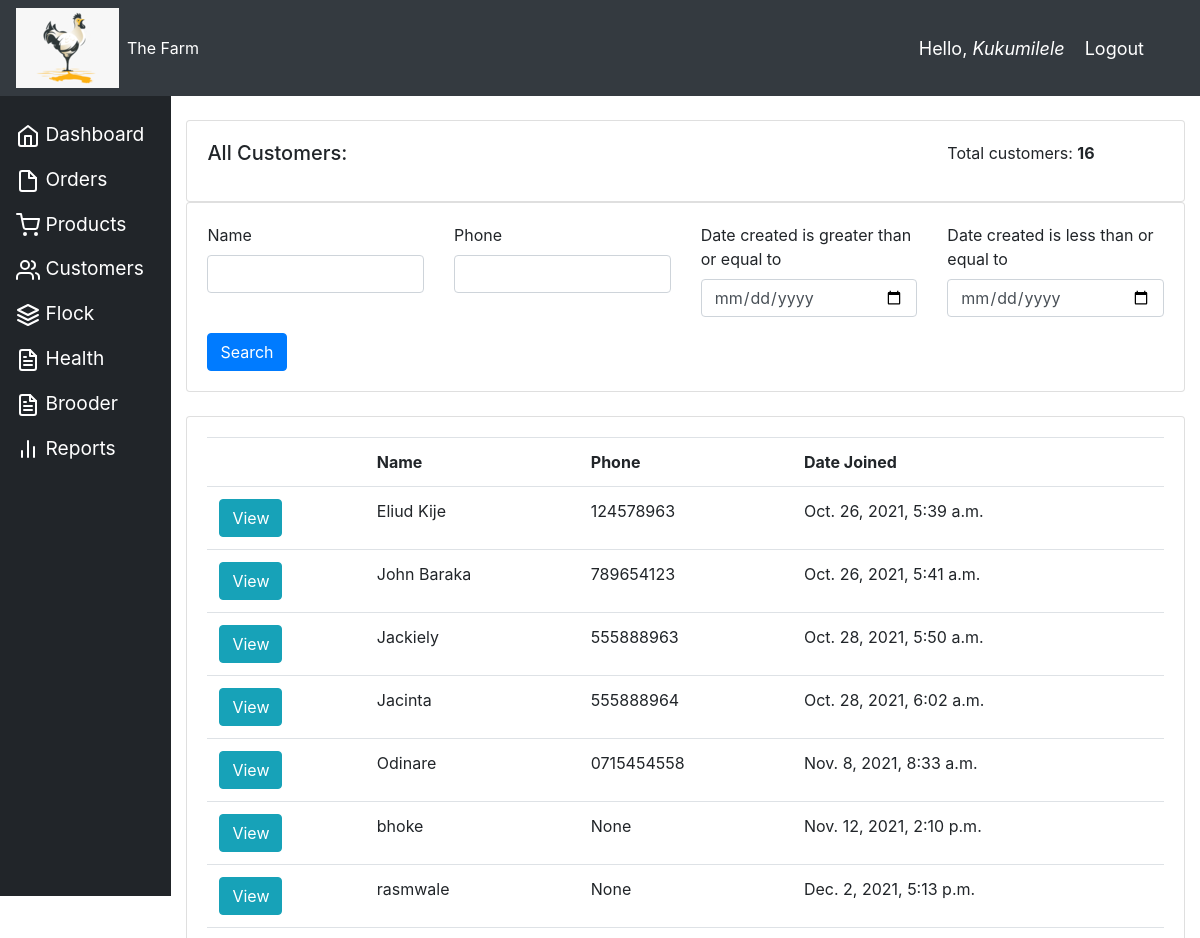
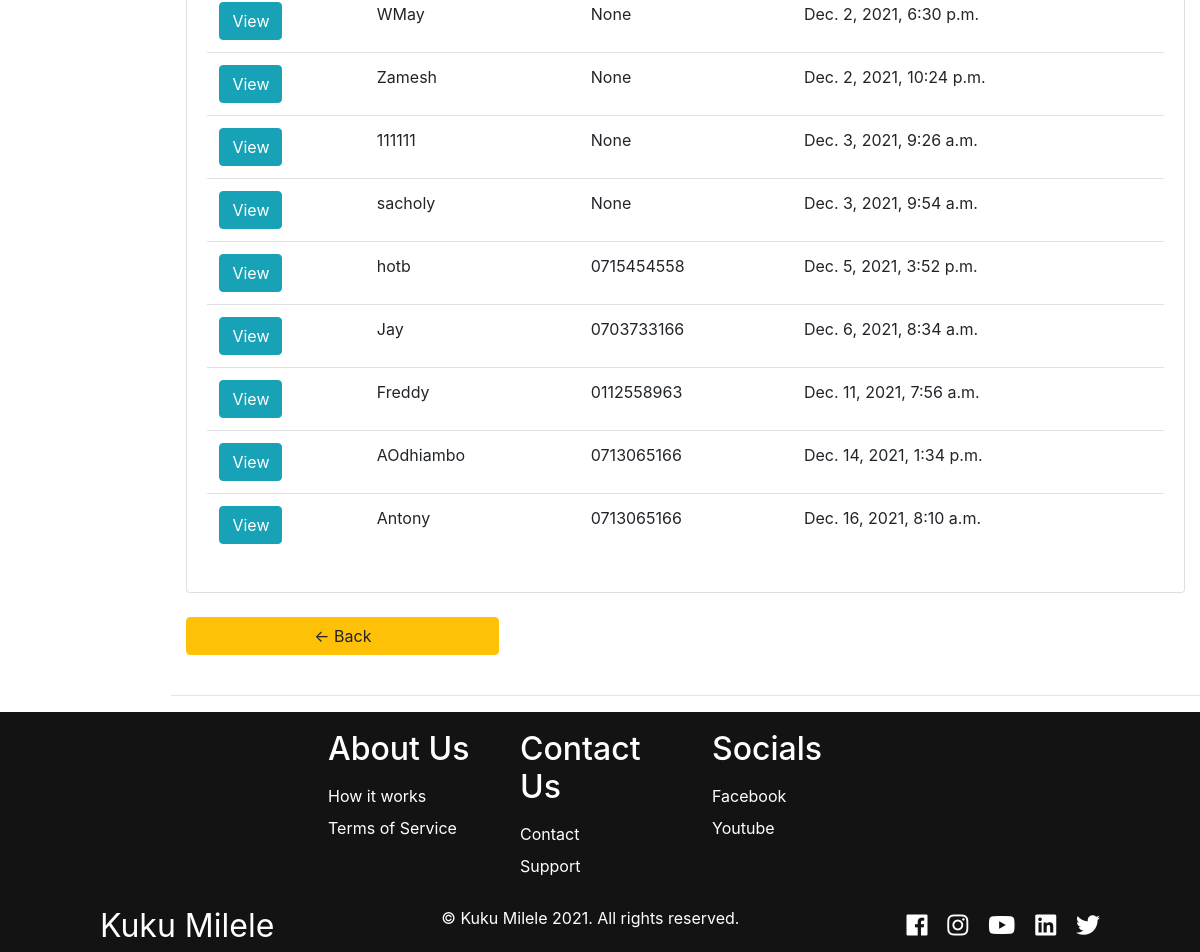
Page /all_customers/ (signed in) on the committed database (2 pictures, top to bottom).
### accounts/models.py (models this page shows, shortened)
class Customer(models.Model):
    user = models.OneToOneField(
        User, null=True, blank=True, on_delete=models.CASCADE)
    name = models.CharField(max_length=100, null=True)
    phone = models.CharField(max_length=15, null=True)
    profile_pic = models.ImageField(
        default="profile1.png", null=True, blank=True)
    date_created = models.DateTimeField(auto_now_add=True, null=True)
    is_staff = models.BooleanField(default=False, null=True)

### accounts/decorators.py (the view)
        def wrapper_func(request, *args, **kwargs):
            group = None
            if request.user.groups.exists():
                group = request.user.groups.all()[0].name
            if group in allowed_roles:
                return view_func(request, *args, **kwargs)
            else:
                return HttpResponse('You are not authorized to view this page as per the decorator')

### accounts/views.py (called while the page is built)
@login_required(login_url="login")
@allowed_users(allowed_roles=["admin"])
def allCustomers(request):
    customers = Customer.objects.all()
    all_customers_count = customers.count()
    myFilter = CustomerFilter(request.GET, queryset=customers)
    customers = myFilter.qs
    context = {
        "customers": customers,
        "all_customers_count": all_customers_count,
        "myFilter": myFilter,
    }
    return render(request, "accounts/all_customers.html", context)

### accounts/templates/accounts/all_customers.html
{% extends 'accounts/main.html' %} {% block content %}
<br />
{% load crispy_forms_tags %}
<div class="row">
  <div class="col-md">
    <div class="card card-body">
      <div class="row">
        <div class="col-md-9"><h5>All Customers:</h5></div>
        <div class="col-md-3">
          <p>Total customers: <strong>{{all_customers_count}}</strong></p>
        </div>
      </div>
    </div>
    <div class="row">
      <div class="col">
        <div class="card card-body">
          <form method="get">
            <div class="row">
              <div class="col-md">{{myFilter.form.name|as_crispy_field}}</div>
              <div class="col-md">{{myFilter.form.phone|as_crispy_field}}</div>
              <div class="col-md">
                {{myFilter.form.start_date|as_crispy_field}}
              </div>
              <div class="col-md">
                {{myFilter.form.end_date|as_crispy_field}}
              </div>
            </div>
            <button class="btn btn-primary" type="submit">Search</button>
          </form>
        </div>
      </div>
    </div>
  </div>
</div>
<br />
<div class="card card-body">
  <table class="table">
    <tr>
      <th></th>
      <th>Name</th>
      <th>Phone</th>
      <th>Date Joined</th>
    </tr>
    {% for customer in customers %}
    <tr>
      <td>
        <a class="btn btn-info" href="{% url 'customer' customer.id %}">View</a>
      </td>
      <td>{{customer.name}}</td>
      <td>{{customer.phone}}</td>
      <td>{{customer.date_created}}</td>
    </tr>
    {% endfor %}
  </table>
</div>
<div class="row">
  <div class="col-md-4">
    <br />
    <a class="btn btn-warning btn-block" href="{% url 'home' %}">
      &#8592; Back
    </a>
  </div>
</div>
{% endblock content %}

### accounts/templates/accounts/navbar.html (shortened to what this page needs)
{% load static %}
<nav class="navbar navbar-expand-lg navbar-dark bg-dark">
  <a href="{% url 'home' %}"
    ><img src="{% static 'images/logo.png' %}" alt=""
  /></a>
  <div class="collapse navbar-collapse" id="navbarNav">
    <ul class="navbar-nav">
      <li class="nav-item active">
        <a class="nav-link" href="{% url 'home' %}">The Farm</a>
      </li>
    </ul>
  </div>
  <span class="hello-msg">Hello,<i class="username"> {{request.user}}</i></span>
  <span class="hello-msg"
    ><a class="hello-msg" href="{% url 'logout' %}">Logout</a></span
  >
</nav>

### static/css/main.css (style rules this page uses)
*, html { scroll-behavior: smooth; }
body { background-color: #ebeff5; }

### accounts/templates/accounts/navbar.html (style rules this page uses)
.hello-msg { font-size: 18px; color: #fff; margin-right: 20px; }

### rows in the picture
Customer: name "Eliud Kije", phone "124578963", date_created "Oct. 26, 2021, 5:39 a.m."
Customer: name "John Baraka", phone "789654123", date_created "Oct. 26, 2021, 5:41 a.m."
Customer: name "Jackiely", phone "555888963", date_created "Oct. 28, 2021, 5:50 a.m."
Customer: name "Jacinta", phone "555888964", date_created "Oct. 28, 2021, 6:02 a.m."
Customer: name "Odinare", phone "0715454558", date_created "Nov. 8, 2021, 8:33 a.m."
Customer: name "bhoke", phone "None", date_created "Nov. 12, 2021, 2:10 p.m."
Customer: name "rasmwale", phone "None", date_created "Dec. 2, 2021, 5:13 p.m."
Customer: name "WMay", phone "None", date_created "Dec. 2, 2021, 6:30 p.m."
Customer: name "Zamesh", phone "None", date_created "Dec. 2, 2021, 10:24 p.m."
Customer: name "111111", phone "None", date_created "Dec. 3, 2021, 9:26 a.m."
Customer: name "sacholy", phone "None", date_created "Dec. 3, 2021, 9:54 a.m."
Customer: name "hotb", phone "0715454558", date_created "Dec. 5, 2021, 3:52 p.m."
Customer: name "Jay", phone "0703733166", date_created "Dec. 6, 2021, 8:34 a.m."
Customer: name "Freddy", phone "0112558963", date_created "Dec. 11, 2021, 7:56 a.m."
Customer: name "AOdhiambo", phone "0713065166", date_created "Dec. 14, 2021, 1:34 p.m."
Customer: name "Antony", phone "0713065166", date_created "Dec. 16, 2021, 8:10 a.m."

### other values in the picture
{{ request.user }} "Kukumilele"
{{ all_customers_count }} "16"
